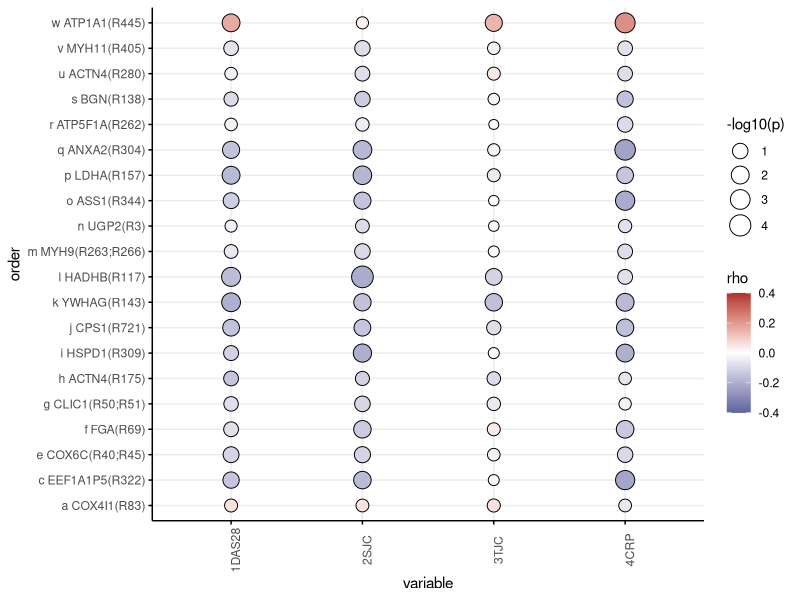
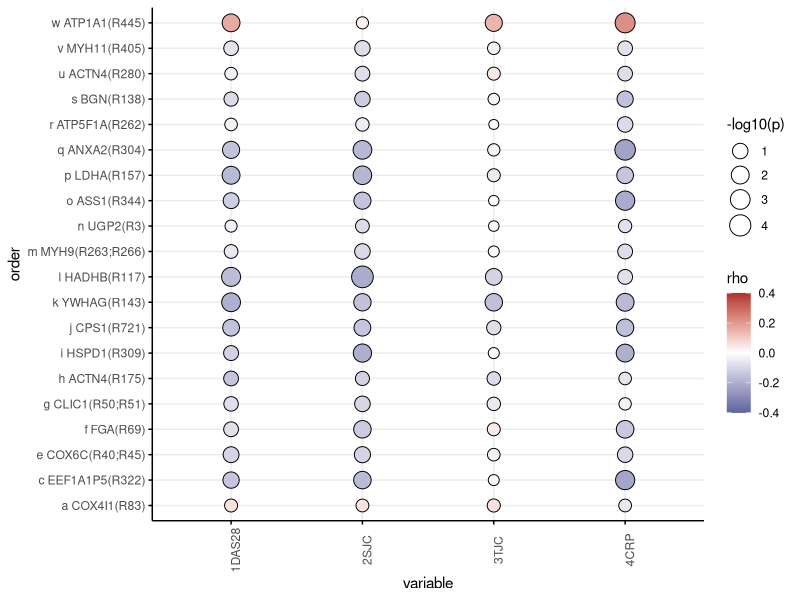

The R script that drew these images, in order:
library(ggplot2)

dat = read.csv("Fig 4g.csv")
ggplot(dat,aes(variable,order,fill=rho,size=-log10(p)))+
  geom_point(shape=21)+
  scale_size(range=c(3,7))+
  scale_fill_gradient2(high="#AF322F", low="#5D669F", limits=c(-0.4,0.4))+
  theme_minimal()+
  theme(axis.line = element_line(color="black"),
        axis.ticks = element_line(color='black'),
        axis.text.x = element_text(angle=90))
ggsave("Fig 4g.pdf", width = 4, height = 6.5)